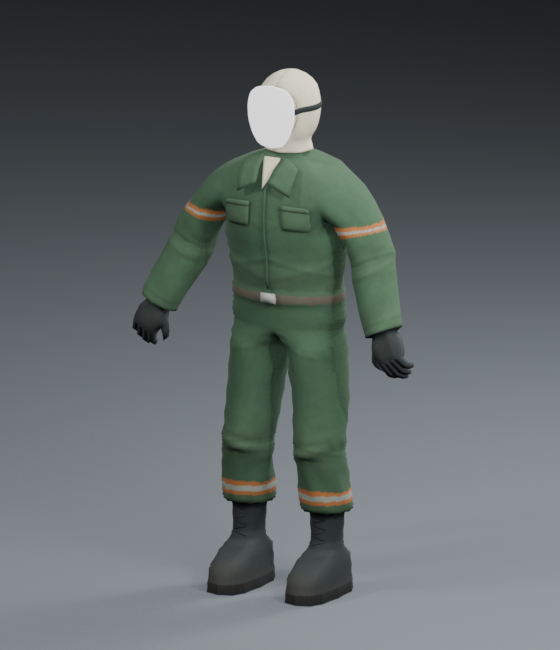
#> input picture docs/validation/player-v020/blender_fingers.png, 560 x 650 px, given in place of blender_neutral.png, which was not available
$ python compose_evidence.py
#> lines starting #> are read from the running program, lines starting #| are printed output that depends on the picture
"""Arrange actual Blender renders and Godot viewport captures without retouching.

Reads and writes .godot/player-v020/. godot_*.png come from playground.tscn --capture;
blender_*.png and roundtrip_*.png are Blender renders with no script in the repo and must be placed there first.
"""
from pathlib import Path
import json
from PIL import Image, ImageDraw, ImageFont, ImageChops

ROOT = Path(__file__).resolve().parents[3]
OUT = ROOT / ".godot/player-v020"
font = ImageFont.truetype("C:/Windows/Fonts/arial.ttf", 23)
small = ImageFont.truetype("C:/Windows/Fonts/arial.ttf", 17)

def tile(canvas, path, box, caption, crop=None):
    image = Image.open(path).convert("RGB")
    if crop:
        image = image.crop(crop)
    x, y, width, height = box
    image.thumbnail((width, height - 36), Image.Resampling.LANCZOS)
    canvas.paste(image, (x + (width - image.width) // 2, y + (height - 36 - image.height) // 2))
    ImageDraw.Draw(canvas).text((x + 10, y + height - 29), caption, fill="#e7eced", font=small)

def pairs(name, poses):
#> called with name = 'pose_comparison_a.png'
    result = Image.new("RGB", (1800, 1220), "#19212a")
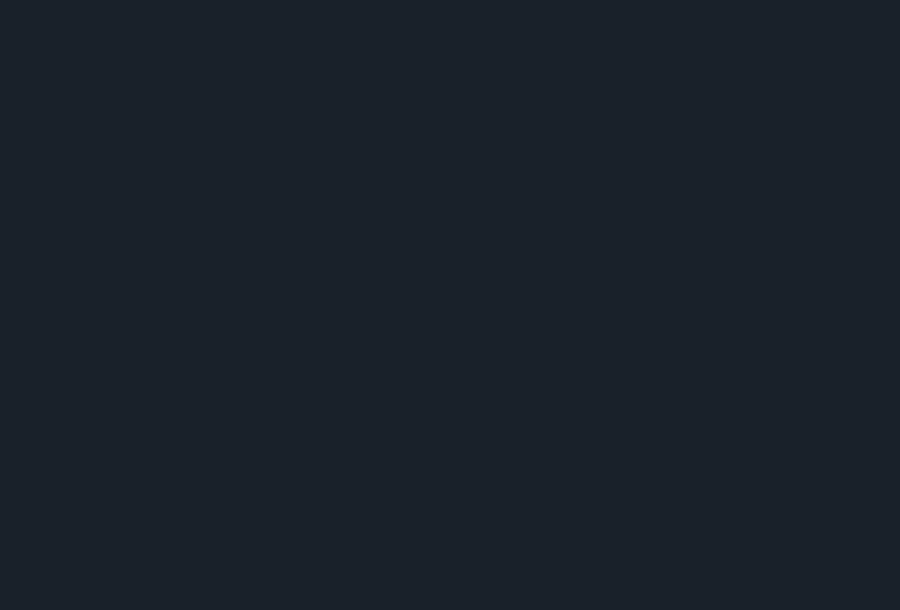
#> result: PIL image 1800x1220 RGB (shown at 1/2 size); mean R, G, B 25, 33, 42
    draw = ImageDraw.Draw(result)
    draw.text((24, 15), "PLAYER v020 | Blender source / Godot 4.7.2", fill="white", font=font)
    draw.text((24, 49), "Same mesh, weights, UV and texture. Lighting / tonemapping differ; these are geometry and material inspections.", fill="#b4c4d0", font=small)
    for index, (pose, caption) in enumerate(poses):
        x, y = (index % 2) * 900, 90 + (index // 2) * 560
        tile(result, OUT / f"blender_{pose}.png", (x, y, 450, 550), f"{caption} | Blender")
#> in tile, `canvas.paste(image, (x + (width - image.width) // 2, y + (height - 36 ..`:
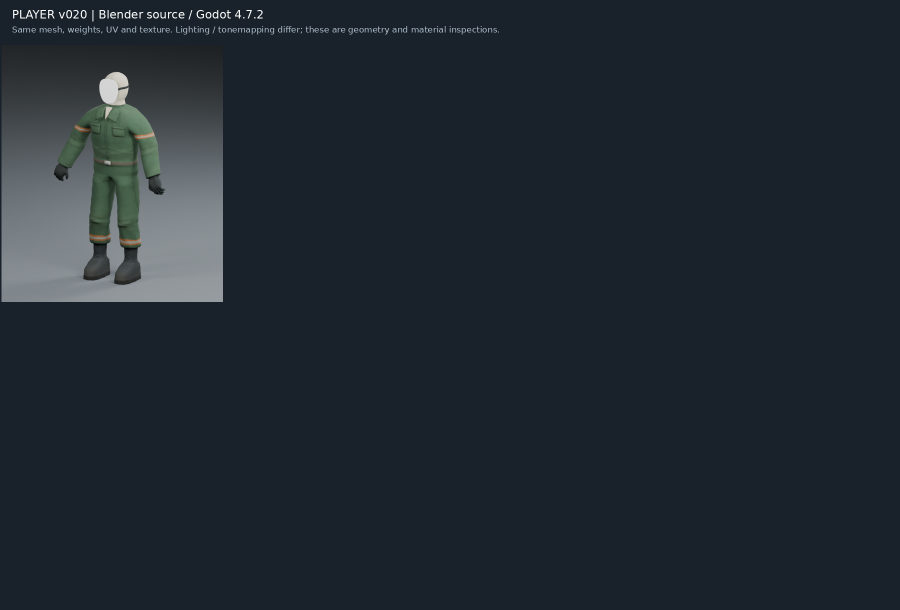
#> canvas: PIL image 1800x1220 RGB (shown at 1/2 size); mean R, G, B 32.3, 40.3, 48.4
        tile(result, OUT / f"godot_{pose}.png", (x + 450, y, 450, 550), f"{caption} | Godot", (175, 70, 945, 825))
#> call 2 of tile, with box = (450, 90, 450, 550), caption = 'Neutral | Godot', crop = (175, 70, 945, 825)
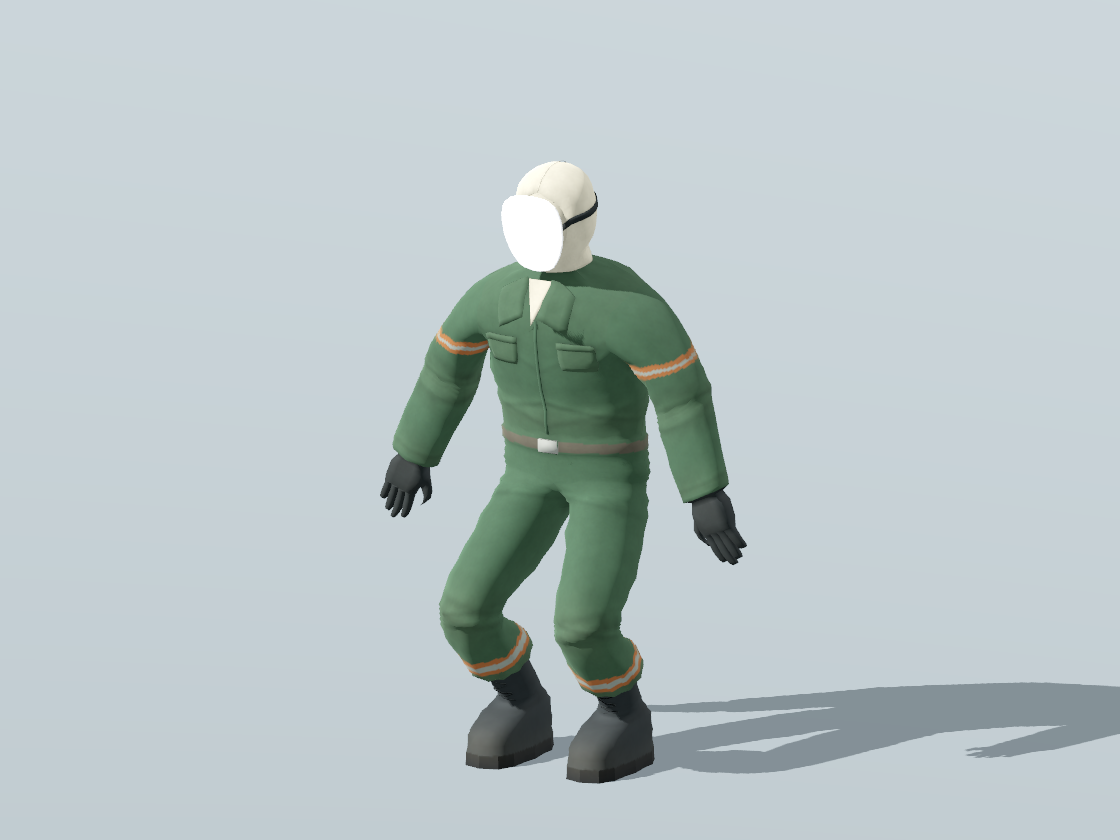
#> input picture docs/validation/player-v020/godot_crouch.png, 1120 x 840 px, given in place of godot_neutral.png, which was not available
#> in tile, image is the input picture: PIL image 1120x840 RGB; mean R, G, B 184.9, 196.7, 198.8
#> in tile (call 2), `image = image.crop(crop)`:
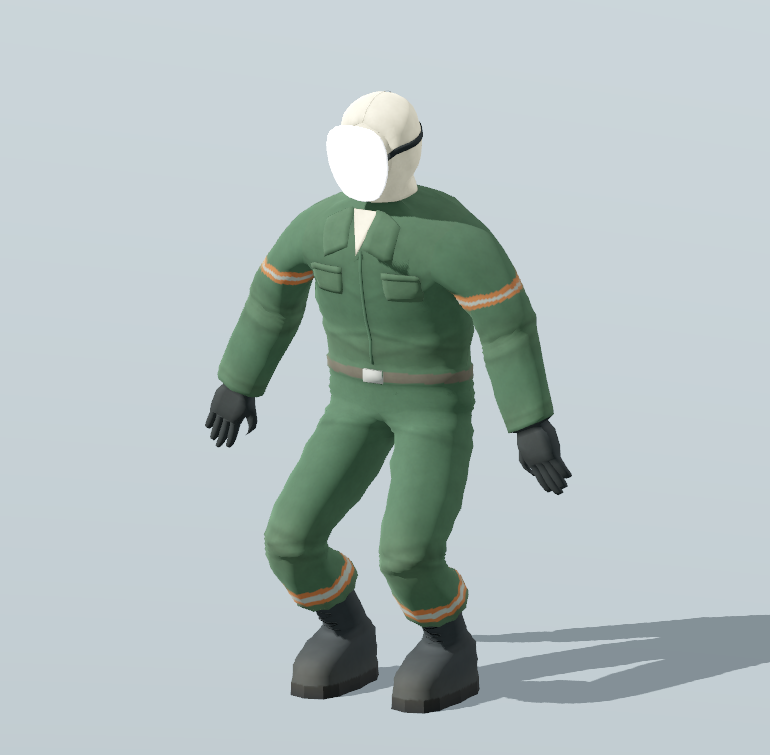
#> image: PIL image 770x755 RGB; mean R, G, B 176.9, 189.5, 189.9
#> in tile (call 2), `canvas.paste(image, (x + (width - image.width) // 2, y + (height - 36 ..`:
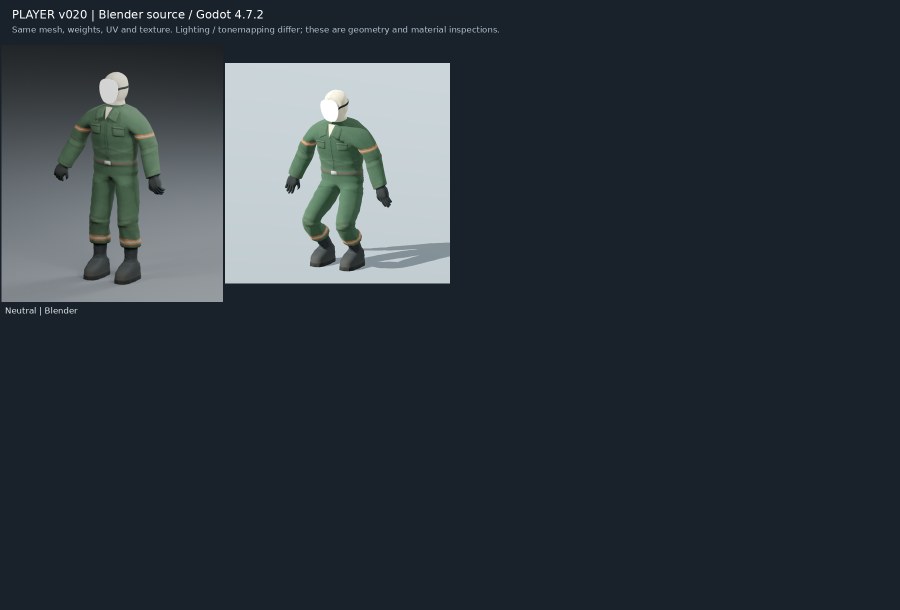
#> canvas: PIL image 1800x1220 RGB (shown at 1/2 size); mean R, G, B 46.1, 54.4, 61.8
    result.save(OUT / name)

#> (the run stopped early here; a loop or call above may not have finished)
